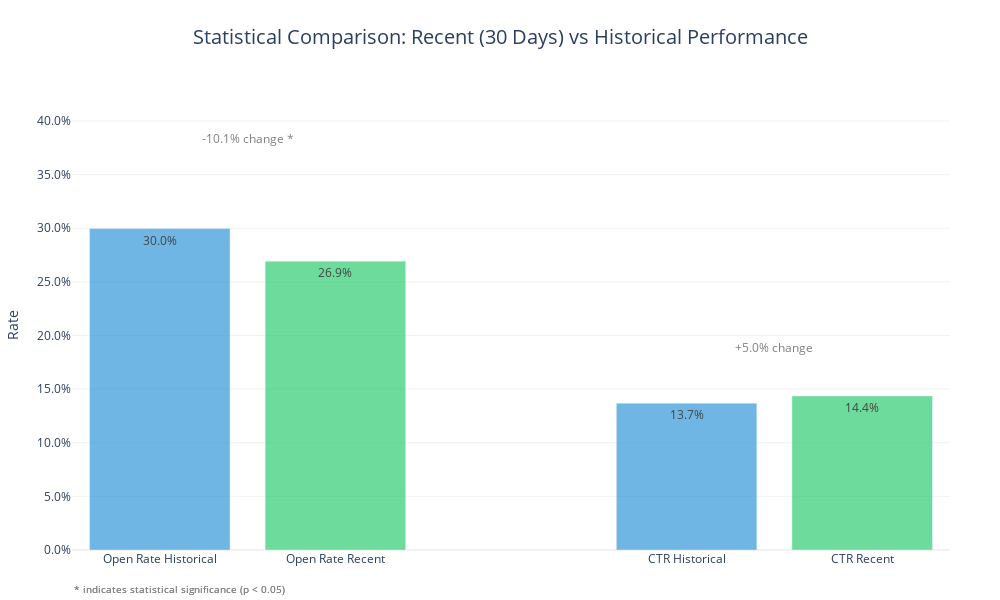

Notebook cell for this chart:
### Code cell
# Load and prepare data
df = pd.read_csv('Felipe Chaves_TakeHome Exercise - Campaign_Performance.csv', 
                 parse_dates=['date_sent'])

# Calculate metrics
df['open_rate'] = df['n_open']/df['n_sent']
df['ctr'] = np.where(df['n_open'] > 0, df['n_click']/df['n_open'], 0)

# Define recent period (last 30 days) and historical (all data)
recent_cutoff = df['date_sent'].max() - timedelta(days=30)  # Changed to 30 days
recent_data = df[df['date_sent'] >= recent_cutoff]
historical_data = df  # All data for historical comparison

def perform_statistical_comparison(metric):
    """Perform comprehensive statistical analysis for a given metric"""
    # Perform t-test
    t_stat, t_pval = stats.ttest_ind(
        recent_data[metric],
        historical_data[metric]
    )
    
    # Perform Mann-Whitney U test (non-parametric)
    u_stat, u_pval = mannwhitneyu(
        recent_data[metric],
        historical_data[metric],
        alternative='two-sided'
    )
    
    # Calculate Cohen's d effect size
    pooled_std = np.sqrt((recent_data[metric].var() + historical_data[metric].var()) / 2)
    cohens_d = (recent_data[metric].mean() - historical_data[metric].mean()) / pooled_std
    
    # Calculate confidence intervals
    recent_ci = stats.t.interval(
        0.95,
        len(recent_data[metric])-1,
        loc=recent_data[metric].mean(),
        scale=stats.sem(recent_data[metric])
    )
    
    historical_ci = stats.t.interval(
        0.95,
        len(historical_data[metric])-1,
        loc=historical_data[metric].mean(),
        scale=stats.sem(historical_data[metric])
    )
    
    return {
        'metric': metric,
        'recent_mean': recent_data[metric].mean(),
        'historical_mean': historical_data[metric].mean(),
        'recent_std': recent_data[metric].std(),
        'historical_std': historical_data[metric].std(),
        'change': (recent_data[metric].mean() - historical_data[metric].mean()) / historical_data[metric].mean(),
        't_stat': t_stat,
        't_pvalue': t_pval,
        'u_stat': u_stat,
        'u_pvalue': u_pval,
        'cohens_d': cohens_d,
        'recent_ci': recent_ci,
        'historical_ci': historical_ci,
        'significant': (t_pval < 0.05) or (u_pval < 0.05)  # Significant if either test shows significance
    }

# Perform analysis for both metrics
metrics = ['open_rate', 'ctr']
results = {metric: perform_statistical_comparison(metric) for metric in metrics}

# Create the visualization
fig = go.Figure()

# Set up the bar positions
bar_positions = np.array([1, 2, 4, 5])
bar_width = 0.8

# Colors
historical_color = 'rgba(52, 152, 219, 0.7)'  # Blue
recent_color = 'rgba(46, 204, 113, 0.7)'      # Green

# Add bars for both metrics
for i, metric in enumerate(['open_rate', 'ctr']):
    # Historical bar
    fig.add_trace(go.Bar(
        x=[bar_positions[i*2]],
        y=[results[metric]['historical_mean']],
        name='Historical',
        marker_color=historical_color,
        width=bar_width,
        text=[f"{results[metric]['historical_mean']:.1%}"],
        textposition='auto',
        showlegend=False
    ))

    # Recent bar
    fig.add_trace(go.Bar(
        x=[bar_positions[i*2 + 1]],
        y=[results[metric]['recent_mean']],
        name='Recent (Last 30 Days)',  # Updated text
        marker_color=recent_color,
        width=bar_width,
        text=[f"{results[metric]['recent_mean']:.1%}"],
        textposition='auto',
        showlegend=False
    ))

# Add statistical annotations
for i, metric in enumerate(['open_rate', 'ctr']):
    x_pos = bar_positions[i*2] + 0.5
    y_pos = max(results[metric]['historical_mean'], 
                results[metric]['recent_mean']) * 1.05  # Adjusted position
    
    # Use minimum p-value from both tests
    p_val = min(results[metric]['t_pvalue'], results[metric]['u_pvalue'])
    
    # Add p-value and significance annotation
    fig.add_annotation(
        x=x_pos,
        y=y_pos,
        text=f"p={p_val:.2992}" + ("<br>*" if results[metric]['significant'] else ""),  # Added line break and made star more visible
        showarrow=False,
        font=dict(size=14, color='rgba(0,0,0,0.8)'),
        align='center',
        yshift=20  # Increased vertical spacing
    )

# Update layout
fig.update_layout(
    title=dict(
        text='Statistical Comparison: Recent (30 Days) vs Historical Performance',  # Updated title
        x=0.5,
        y=0.95,
        xanchor='center',
        yanchor='top',
        font=dict(size=20)
    ),
    xaxis=dict(
        ticktext=['Open Rate Historical', 'Open Rate Recent', 
                 'CTR Historical', 'CTR Recent'],
        tickvals=bar_positions,
        tickangle=0
    ),
    yaxis=dict(
        title='Rate',
        tickformat='.1%',
        gridcolor='rgba(128,128,128,0.1)',
        zerolinecolor='rgba(128,128,128,0.1)',
        range=[0, max(max(results['open_rate']['historical_mean'], 
                         results['open_rate']['recent_mean']) * 1.4,  # Increased range to accommodate annotations
                     max(results['ctr']['historical_mean'],
                         results['ctr']['recent_mean']) * 1.4)]
    ),
    plot_bgcolor='white',
    showlegend=False,
    width=1000,
    height=600,
    margin=dict(t=100, b=50, l=50, r=50),
    annotations=[
        dict(
            text="* indicates statistical significance (p < 0.05)",
            xref="paper",
            yref="paper",
            x=0,
            y=-0.15,
            showarrow=False,
            font=dict(size=10, color='gray')
        )
    ]
)

# Add percentage change annotations with significance indicator
for i, metric in enumerate(['open_rate', 'ctr']):
    change = results[metric]['change'] * 100
    x_pos = bar_positions[i*2] + 0.5
    y_pos = max(results[metric]['historical_mean'], 
                results[metric]['recent_mean']) * 1.25  # Adjusted position
    
    # Add significance indicator to the change text
    change_text = f"{change:+.1f}% change" + (" *" if results[metric]['significant'] else "")
    
    fig.add_annotation(
        x=x_pos,
        y=y_pos,
        text=change_text,
        showarrow=False,
        font=dict(size=12, color='gray'),
        yshift=10
    )

# Show the figure
fig.show()

# Print detailed analysis
print("\nComprehensive Statistical Analysis:")
print("=" * 80)
for metric in metrics:
    result = results[metric]
    print(f"\n{metric.upper()}:")
    print("-" * 50)
    print(f"Historical Mean (95% CI): {result['historical_mean']:.1%} ({result['historical_ci'][0]:.1%} to {result['historical_ci'][1]:.1%})")
    print(f"Recent Mean (95% CI): {result['recent_mean']:.1%} ({result['recent_ci'][0]:.1%} to {result['recent_ci'][1]:.1%})")
    print(f"Absolute Change: {result['change']*100:+.1f}%")
    print("\nStatistical Tests:")
    print(f"T-test: t={result['t_stat']:.2f}, p={result['t_pvalue']:.4f}")
    print(f"Mann-Whitney U test: U={result['u_stat']:.2f}, p={result['u_pvalue']:.4f}")
    print(f"Effect Size (Cohen's d): {result['cohens_d']:.2f}")
    print(f"Effect Size Interpretation: {
        'Very Large' if abs(result['cohens_d']) > 1.2 else
        'Large' if abs(result['cohens_d']) > 0.8 else
        'Medium' if abs(result['cohens_d']) > 0.5 else
        'Small' if abs(result['cohens_d']) > 0.2 else
        'Negligible'
    }")
    print(f"\nStatistically Significant: {'Yes' if result['significant'] else 'No'}")
    if result['significant']:
        print("Note: Significant changes detected in both parametric and/or non-parametric tests")

### Figure 1 — Plotly figure (JSON) as saved in the notebook; plotly's stock layout.template omitted (floating-point values rounded to 4 significant figures)
{"data": [{"marker": {"color": "rgba(52, 152, 219, 0.7)"}, "name": "Historical", "showlegend": false, "text": ["30.0%"], "textposition": "auto", "type": "bar", "width": 0.8, "x": [1], "y": [0.2997]}, {"marker": {"color": "rgba(46, 204, 113, 0.7)"}, "name": "Recent (Last 30 Days)", "showlegend": false, "text": ["26.9%"], "textposition": "auto", "type": "bar", "width": 0.8, "x": [2], "y": [0.2693]}, {"marker": {"color": "rgba(52, 152, 219, 0.7)"}, "name": "Historical", "showlegend": false, "text": ["13.7%"], "textposition": "auto", "type": "bar", "width": 0.8, "x": [4], "y": [0.1368]}, {"marker": {"color": "rgba(46, 204, 113, 0.7)"}, "name": "Recent (Last 30 Days)", "showlegend": false, "text": ["14.4%"], "textposition": "auto", "type": "bar", "width": 0.8, "x": [5], "y": [0.1436]}], "layout": {"annotations": [{"align": "center", "font": {"color": "gray", "size": 10}, "showarrow": false, "text": "* indicates statistical significance (p < 0.05)", "x": 0, "xref": "paper", "y": -0.15, "yref": "paper", "yshift": 20}, {"align": "center", "font": {"color": "gray", "size": 10}, "showarrow": false, "text": "* indicates statistical significance (p < 0.05)", "x": 0, "xref": "paper", "y": -0.15, "yref": "paper", "yshift": 20}, {"font": {"color": "gray", "size": 12}, "showarrow": false, "text": "-10.1% change *", "x": 1.5, "y": 0.3746, "yshift": 10}, {"font": {"color": "gray", "size": 12}, "showarrow": false, "text": "+5.0% change", "x": 4.5, "y": 0.1795, "yshift": 10}], "height": 600, "margin": {"b": 50, "l": 50, "r": 50, "t": 100}, "plot_bgcolor": "white", "showlegend": false, "title": {"font": {"size": 20}, "text": "Statistical Comparison: Recent (30 Days) vs Historical Performance", "x": 0.5, "xanchor": "center", "y": 0.95, "yanchor": "top"}, "width": 1000, "xaxis": {"tickangle": 0, "ticktext": ["Open Rate Historical", "Open Rate Recent", "CTR Historical", "CTR Recent"], "tickvals": [1, 2, 4, 5]}, "yaxis": {"gridcolor": "rgba(128,128,128,0.1)", "range": [0, 0.4196], "tickformat": ".1%", "title": {"text": "Rate"}, "zerolinecolor": "rgba(128,128,128,0.1)"}}}
